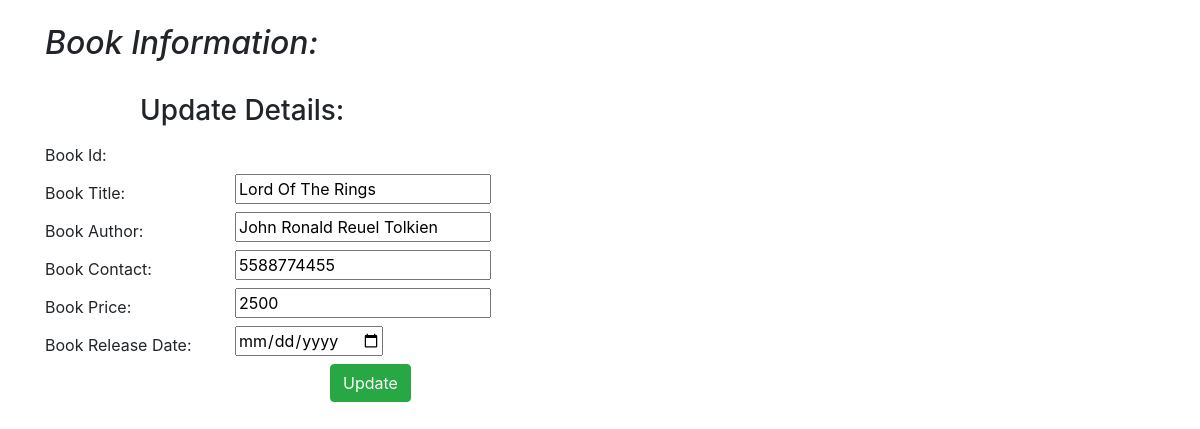
The app's page /edit/7 with its own data.
### app/models.py (models this page shows, shortened)
class Book(models.Model):
  Bid = models.AutoField(primary_key=True)
  Bname = models.CharField(max_length=200)
  Bauthor = models.CharField(max_length=200)
  Bcontact = models.CharField(max_length=15)
  Bprice = models.CharField(max_length=8)
  Breleasedate = models.DateField()
  class Meta:
    db_table = 'book'

### app/views.py (the view)
# urls.py: path('edit/<int:Bid>', views.edit),
def edit(reuest,Bid):
  book=Book.objects.get(Bid=Bid)
  return render(reuest,'edit.html',{"book":book})

### app/templates/edit.html (shortened to what this page needs)
{% load static %}
<!DOCTYPE html>
<html lang="en">
<head>
  <link rel="stylesheet" href="{% static 'style.css' %}"/>
  <link rel="stylesheet" href="https://stackpath.bootstrapcdn.com/bootstrap/4.3.1/css/bootstrap.min.css">
</head>
<body>
  <form method="POST" class="post-form" action = '/update/{{book.Bid}}'>
    <div class="container">
      <br>
      <h2>Book Information: </h2><br>
      <div class="from-group row">
        <label class="col-sm-1 col-form-label"></label>
        <div class="col-sm-4">
          <h3>Update Details:</h3>
        </div>
      </div>
      <div class="from-group row">
        <label class="col-sm-2 col-form-label">Book Id:</label>
        <div class="col-sm-4">
        </div>
      </div>
      <div class="from-group row">
        <label class="col-sm-2 col-form-label">Book Title:</label>
        <div class="col-sm-4">
          <input type="text" name="Bname" id="id_Bname" required maxlength="20" value="{{ book.Bname }}"/>
        </div>
      </div>
      <div class="from-group row">
        <label class="col-sm-2 col-form-label">Book Author:</label>
        <div class="col-sm-4">
          <input type="text" name="Bauthor" id="id_Bauthor" required maxlength="100" value="{{ book.Bauthor }}"/>
        </div>
      </div>
      <div class="from-group row">
        <label class="col-sm-2 col-form-label">Book Contact:</label>
        <div class="col-sm-4">
          <input type="text" name="Bcontact" id="id_Bcontact" required maxlength="254" value="{{ book.Bcontact }}"/>
        </div>
      </div>
      <div class="from-group row">
        <label class="col-sm-2 col-form-label">Book Price:</label>
        <div class="col-sm-4">
          <input type="text" name="Bprice" id="id_Bprice" required maxlength="20" value="{{ book.Bprice }}"/>
        </div>
      </div>
      <div class="from-group row">
        <label class="col-sm-2 col-form-label">Book Release Date:</label>
        <div class="col-sm-4">
          <input type="date" name="Breleasedate" id="id_Breleasedate"  value="{{ book.Breleasedate }}"/>
        </div>
      </div>
      <div class="form-group row">
        <label class="col-sm-3 col-form-label"></label>
        <div class="col-sm-4">
          <button type="submit" class="btn btn-success">Update</button>
        </div>
      </div>
    </div>
  </form>
</body>
</html>

### app/static/style.css (style rules this page uses)
body { font:12px/1.4 Verdana,Arial; background:#eee; height:100%; margin:25px 0; padding:0 }
h2 { font-size:12px; font-weight:400; font-style:italic; margin:0 0 20px }

### records on screen
Book: Bname "Lord Of The Rings", Bauthor "John Ronald Reuel Tolkien", Bcontact "5588774455", Bprice "2500"
